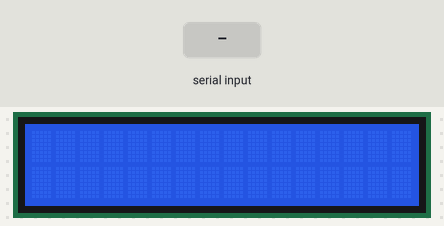
Simulated run of this sketch. Board: Arduino Uno, built with avr-gcc and run on an emulated ATmega328P. On the bench: 16×2 character LCD. The inputs (shaded band) are chosen by the test bench. What the sketch prints to the serial monitor is not drawn.

Above: at 1.2 s.
1.3 s: "+" received over Serial
3.8 s: "-" received over Serial
6.8 s: "*" received over Serial
At 8.5 s:
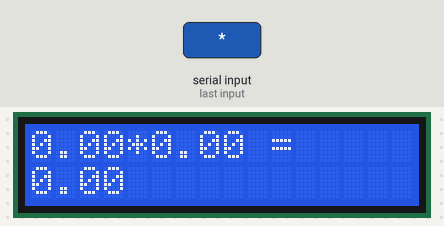
Timing chart, 0 to 10.0 s (numbered marks = the images above; inputs shaded):
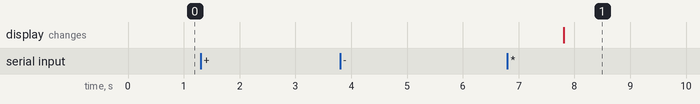

Measured:
- after the input at 1.3 s, every drawn part: stays the same
- after the input at 3.8 s, every drawn part: stays the same
- after the input at 6.8 s, the display: changes after 1.0 s (image 1)

The sketch:

LCD_Calculator.ino
```cpp
#include <LiquidCrystal.h>

int rs  = 7;
int en  = 8;
int d4 = 9;
int d5 = 10;
int d6 = 11;
int d7 = 12;
int dt = 1000;
LiquidCrystal lcd (rs,en,d4,d5,d6,d7);

String firstPrompt = "What is your first number of choice: ";
float firstNum;
String secondPrompt = "What is your second number: ";
float secNum;
String opPrompt = "Choose one of the operators: '+', '-', 'x' or '/' ";
String arithOp;
float result = 0;

void setup() {
  // put your setup code here, to run once:

    Serial.begin(9600);
     lcd.begin(16,2);

}

void loop() {
  // put your main code here, to run repeatedly:
Serial.println(firstPrompt);
while(Serial.available() == 0){

}
firstNum = Serial.parseFloat();

Serial.println(secondPrompt);
while(Serial.available() == 0 ){

}
secNum = Serial.parseFloat();

Serial.print("First Number: ");
Serial.print(firstNum);
Serial.print(" and Second Number: ");
Serial.println(secNum);
delay(dt);

Serial.println(opPrompt);
while(Serial.available() == 0){

}

arithOp = Serial.readString();

//if(arithOp != "+" || arithOp != "-" || arithOp != "*" || arithOp != "/"){
//  Serial.println("Error, invalid operation");
//  Serial.println(opPrompt);
//while(Serial.available() == 0){
//
//}
//
//arithOp = Serial.readString();
//}

if (arithOp == "+"){
  result = firstNum + secNum;

}
else if(arithOp == "-"){
  result = firstNum - secNum;
}

else if(arithOp == "*"){
  result = firstNum * secNum;
}

else if(arithOp == "/"){
  result = firstNum / secNum;
}

else{
  Serial.println("Error: invalid operation");
  Serial.println(opPrompt);
while(Serial.available() == 0){

}

arithOp = Serial.readString();
}

Serial.print(firstNum);
Serial.print(" ");
Serial.print(arithOp);
Serial.print(" ");
Serial.print(secNum);
Serial.print(" = ");
Serial.println(result);

lcd.setCursor(0,0);
lcd.print(firstNum);
lcd.print(arithOp);
lcd.print(secNum);
lcd.print(" =");
lcd.setCursor(0,1);
lcd.print(result);
delay(dt);
delay(dt);
delay(dt);
lcd.clear();


delay(dt);


}
```
